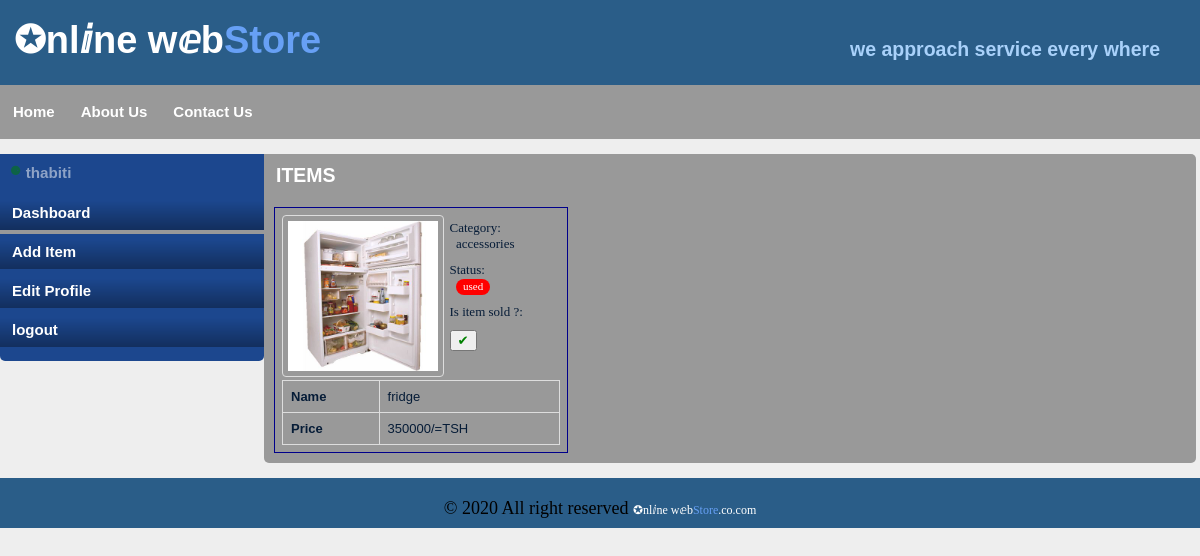
The app's page /dashboard.php (signed in) with its own data.
### tables this page shows
CREATE TABLE `items` (
  `item_id` int(11) NOT NULL,
  `item_name` varchar(25) NOT NULL,
  `item_cat` int(11) NOT NULL,
  `item_cat_stat` int(11) NOT NULL,
  `user` varchar(13) NOT NULL,
  `price` float NOT NULL,
  `is_sold` int(1) NOT NULL DEFAULT 0
);

CREATE TABLE `item_image` (
  `item_img_id` int(11) NOT NULL,
  `item_img_name` longtext NOT NULL,
  `item` int(11) NOT NULL
);

CREATE TABLE `item_cats` (
  `icat_id` int(11) NOT NULL,
  `icat_name` varchar(25) NOT NULL
);

CREATE TABLE `item_cat_status` (
  `icst_id` int(11) NOT NULL,
  `icst_name` varchar(25) NOT NULL
);

### dashboard.php (the view, shortened to what this page needs)
<?php
    require_once('ows_database/ows_connection.php');
?>
    <?php include 'header.php';?>
	<div class="content">
        <h2 class="head-h text-white">ITEMS</h2>
        <?php
            $user_id = $_SESSION['loged_in_user_id'];
            $select_items = "SELECT * FROM  items JOIN item_cats ON items.item_cat=item_cats.icat_id JOIN item_cat_status ON items.item_cat_stat=item_cat_status.icst_id JOIN item_image ON items.item_id=item_image.item WHERE items.user='$user_id'";
            $data_items = mysqli_query($ows_conn, $select_items);
            while ($item = mysqli_fetch_array($data_items)) {
                $imageURL = 'ows_item_img/'.$item["item_img_name"];
                if ($item["icst_name"] == 'new') {
                    $icst_badge = 'bg-green';
                }else if ($item["icst_name"] == 'used') {
                    $icst_badge = 'bg-red';
                }else{
                    $icst_badge = 'bg-yellow';
                } ?>
                <div class="box">
                    <a href="<?php echo $imageURL; ?>">
                      <img class="img_item" src="<?php echo $imageURL; ?>" alt="<?php echo $item["item_name"]; ?>">
                    </a>
                    <div class="pro-left">
                        <p>Category: <br>&nbsp;&nbsp;<?php echo $item["icat_name"]; ?></p>
                        <p>Status:  <br>&nbsp;&nbsp; <span class="<?php echo $icst_badge;?>"><?php echo $item["icst_name"]; ?></span></p>
                        <p>Is item sold ?:
                        &nbsp;&nbsp; <form method="POST" action="dashboard.php">
                            <input type="submit" name="sold_item" class="<?php  if($item["is_sold"] == 0){ echo 'text-green'; }else{ echo 'text-red text-muted disable'; }?>" value="&#10004;">
                        </form>
                    </div>
                    <div class="pro-right">
                       <table>
                            <tr>
                                <th>Name</th><td col='3'><?php echo $item["item_name"]; ?></td>
                            </tr>
                            <tr>
                                <th>Price</th><td col='3'><?php echo $item["price"]; ?>/=TSH</td>
                            </tr>
                        </table>
                    </div>
                </div>
            <?php } ?>
    </div>
    <?php include 'footer.php';?>

### ows_css/style.css (style rules this page uses)
body { margin: 0; padding: 0; font-family: "verdana", "Comic Sans", sans-serif; font-size: 13px; color: #061C37; background-color: #EEE; }
h1,h2,h3,h4,h5,h6,.paragraph p { font-family: SourceSansProBold,Arial,sans-serif }
p { font-family: Times New Roman; }
* { margin: 0 auto 0 auto; text-align:left; }
.content { display: block; float: left; width: 925px; margin: 15px 0px 15px 0px; height: auto; padding: 0px 2px 0px 5px; background-color: #999; border-radius: 0 5px 5px 5px; }
.text-white { color: white; }
.text-green { color: green; }
.box { border: 1px solid darkblue; float: left; width: 30%; margin: 10px 5px 10px 5px; padding: 7px; }
.head-h { margin: 10px 0 10px 7px; }
.img_item { border: 1px solid #ddd; border-radius: 4px; padding: 5px; width: 150px; }
.bg-green,.bg-red,.bg-yellow,.bg-blue { border-radius: 30px;color: #fff;font-size: 11px;margin-top: 1px; min-width: 20px;padding: 1px 7px 3px 7px;position: absolute;text-align: center; }
.bg-red { background: red; }
.pro-left { float: right; padding: 5px; width: 105px; }
.pro-left p { padding: 0px 2px 10px 0px; }
table { font-family: arial, sans-serif; border-collapse: collapse; width: 100%; }
td, th { border: 1px solid #dddddd; text-align: left; padding: 8px; }

### records on screen
items: item_name.item_img_name (picture), item_cat.icat_name "accessories", item_cat_stat.icst_name "used", sold_item "✔", item_name "fridge", price "350000"

### other values on screen
$brand_slogan "we approach service every where"
$_SESSION['loged_in_surname'] "thabiti"
